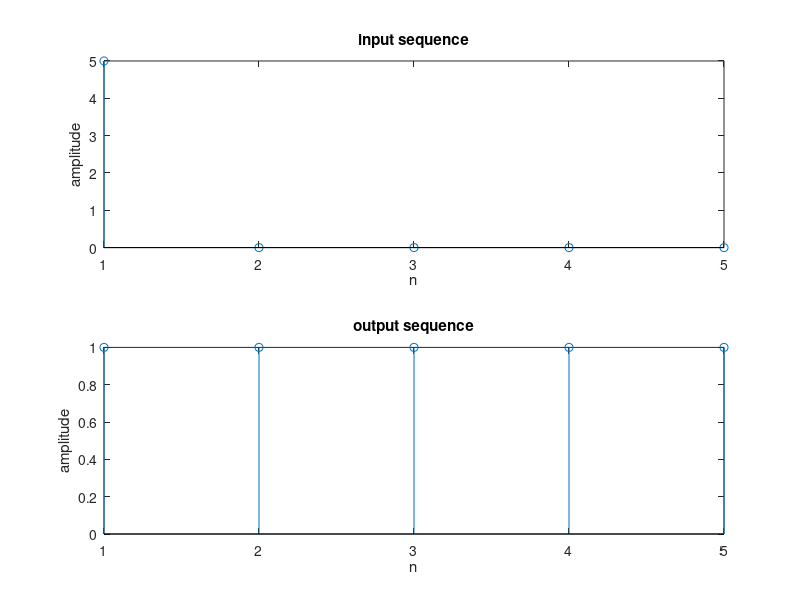

Source code (MATLAB):
close all
clear all
clc
X=input("enter the sequence    ");
N=input("enter the length of desired IDFT sequence    ");
m=length(X);
disp(m);
if m<N
    for (i=m+1:N)
        X(i)=0;
    end
end
for (k=0:N-1)
    z(k+1)=0;
    for (n=0:1:N-1)
        z(k+1)=z(k+1)+(X(n+1)*exp(2*pi*i*n*k/N));
    end
      z(k+1)=z(k+1)/N;
end
disp(z);
subplot(2,1,1);
stem(X);
title("input sequence");
xlabel("n");
ylabel("amplitude");
subplot(2,1,2);
stem(abs(z));
title("output sequence");
xlabel("n");
ylabel("amplitude");    
